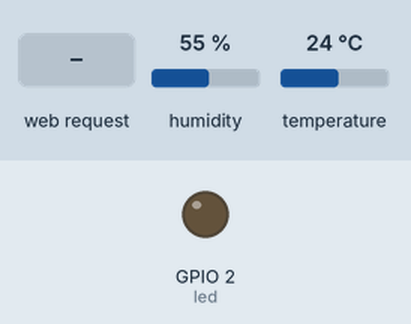
The sketch below on a simulated ESP8266 (NodeMCU). Parts: output pins drawn as LEDs (lit = HIGH). Inputs (shaded band) come from the test bench; at power-on: humidity 55 %, temperature 24 °C. WiFi joins after 1.5 s; servers stay silent unless stated; what the sketch prints to the serial monitor is not drawn.

Above: at 2.9 s.
3.0 s: HTTP request GET /on received
At 3.7 s:
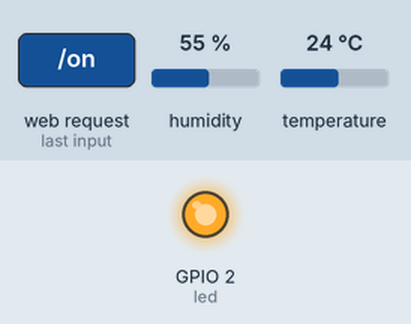
4.5 s: HTTP request GET /decrease received
At 5.2 s:
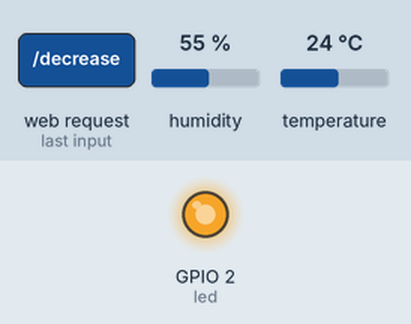
6.0 s: HTTP request GET /off received
At 7.2 s:
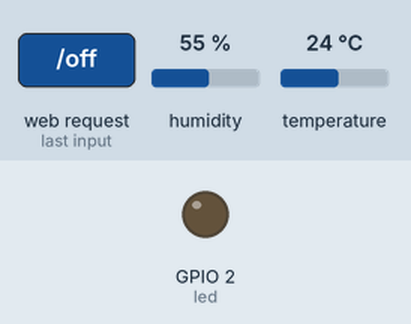
7.5 s: HTTP request GET /increase received
At 8.7 s:
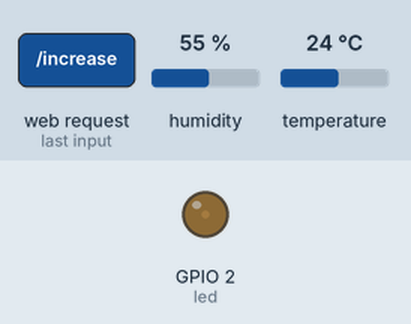
Timing chart, 0 to 10.0 s (numbered marks = the images above; inputs shaded):
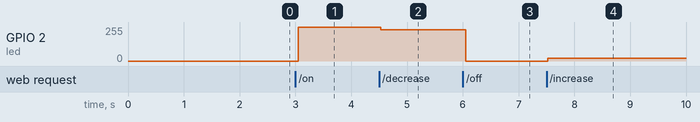

The sketch:

karmikone1.ino
```cpp
#include <ESP8266WiFi.h>
#include "DHT.h"

#define DHTPIN 0
#define DHTTYPE DHT11

DHT dht(DHTPIN,DHTTYPE,15);

const char* ssid = "GalaxyA313";
const char* password = "1234567891";


WiFiServer server(80);
int led = 2;
int brightness = 0;

void setup()
{
  Serial.begin(115200);
  delay(100);

  dht.begin();
  delay(100);

  pinMode(led,OUTPUT);
  digitalWrite(led,0);

  Serial.println();
  Serial.println();
  Serial.print("Connecting to ");
  Serial.println(ssid);

  WiFi.begin(ssid,password);

  while (WiFi.status() != WL_CONNECTED)
  {
    delay(250);
    Serial.print(".");
  }
  Serial.println("");
  Serial.println("WiFi Connected.");

  server.begin();
  Serial.println("Server Started");

  Serial.println(WiFi.localIP());
}

void loop()
{
  WiFiClient client = server.available();
  if (!client)
  {
    return;
  }

  Serial.println("new client");

  while (!client.available())
  {
    delay(1);
  }

  float h = dht.readHumidity();
  float t = dht.readTemperature();
  Serial.println("humadity");
  Serial.println(h);
  Serial.println("temperature");
  Serial.println(t);

  String req = client.readStringUntil('\r');
  Serial.println(req);
  client.flush();

  //-----------------------------------------
  if (req.indexOf("/on") != -1)
  {
    brightness = 255;
  }
  else if (req.indexOf("/off") != -1)
  {
    brightness = 0;
  }

  if (req.indexOf("/increase") != -1)
  {
    brightness += 20;
  }
  else if (req.indexOf("/decrease") != -1)
  {
    brightness -= 20;
  }

  if(brightness > 255)
  {
    brightness = 255;
  }
  else if(brightness < 0)
  {
    brightness = 0;
  }

  delay(25);
  analogWrite(led,brightness);
  //-----------------------------------------
  client.flush();
  //-----------------------------------------

  String s = "HTTP/1.1 200 OK\r\nContent-Type: text/html\r\n\r\n";
  s += "<head>";
  s += "<meta charset=\"utf-8\">";
  s += "<meta name=\"viewport\" content=\"width=device-width, initial-scale=1\">";
  s += "<script src=\"https://code.jquery.com/jquery-2.1.3.min.js\"></script>";
  s += "<link rel=\"stylesheet\" href=\"https://maxcdn.bootstrapcdn.com/bootstrap/3.3.4/css/bootstrap.min.css\">";
  s += "</head>";

  s += "<body>";
  s += "<div>";
  s += "<div style=\"text-align:center;width:100%;padding:20px;background-color:#3EECAC\">";
  s += "<div class=\"row\" style=\"text-align:center\">";
  s += "<h1 class=\"col-md-12\">Embeded Systems Project</h1>";
  s += "<div class=\"col-md-3\"></div>";
  s += "<h3 class=\"col-md-3\">Sadra Heidari Moghadam</h3>";
  s += "<h3 class=\"col-md-3\">Mobina Kashanian</h3>";
  s += "<div class=\"col-md-3\"></div>";
  s += "</div>";
  s += "</div>";
  s += "<div style=\"text-align:center\">";

  s += "<h3 style=\"margin-top:40px\">ON/OFF</h3>";
  s += "<div class=\"row\">";
  s += "<div class=\"col-md-3\"></div>";
  s += "<div class=\"col-md-3\">";
  s += "<input class=\"btn btn-block btn-lg btn-success\" style=\"margin:auto;margin-top:30px;font-size:28px;border-radius:100%;height:100px;width:100px;\"type=\"button\" value=\"ON\" onclick=\"on()\">";
  s += "</div>";
  s += "<div class=\"col-md-3\">";
  s += "<input class=\"btn btn-block btn-lg btn-danger\" style=\"margin:auto;margin-top:30px;font-size:28px;border-radius:100%;height:100px;width:100px;\" type=\"button\" value=\"OFF\" onclick=\"off()\">";
  s += "</div>";
  s += "<div class=\"col-md-3\"></div>";
  s += "</div>";
  s += "<div style=\"margin-top:40px; height:3px; width:100%; background-color:#3EECAC\"></div>";
  s += "<h3 style=\"margin-top:40px\">Brightness Control</h3>";
  s += "<div class=\"row\">";
  s += "<div class=\"col-md-3\"></div>";
  s += "<div class=\"col-md-3\">";
  s += "<input class=\"btn btn-block btn-lg btn-success\" style=\"margin:auto;margin-top:30px;font-size:28px;border-radius:100%;height:100px;width:100px;\"type=\"button\" value=\"+\" onclick=\"increase()\">";
  s += "</div>";
  s += "<div class=\"col-md-3\">";
  s += "<input class=\"btn btn-block btn-lg btn-danger\" style=\"margin:auto;margin-top:30px;font-size:28px;border-radius:100%;height:100px;width:100px;\" type=\"button\" value=\"-\" onclick=\"decrease()\">";
  s += "</div>";
  s += "<div class=\"col-md-3\"></div>";
  s += "</div>";
  s += "<div style=\"margin-top:40px; height:3px; width:100%; background-color:#3EECAC\"></div>";
  s += "<h3 style=\"margin-top:40px\"> Wireless Meteorology</h3>";
  s += "<div class=\"row voffset\" style=\"margin-top:40px\">";
  s += "<h4 class=\"col-md-3\">Temperature: </h4><h4 class=\"col-md-3\">" + String(t) + "</h4>";
  s += "<h4 class=\"col-md-3\">Humidity: </h4><h4 class=\"col-md-3\">" + String(h) + "</h4>";
  s += "</div>";
  s += "</div>";
  s += "</div>";
  s += "<script>function on() {$.get(\"/on\");}</script>";
  s += "<script>function off() {$.get(\"/off\");}</script>";
  s += "<script>function increase() {$.get(\"/increase\");}</script>";
  s += "<script>function decrease() {$.get(\"/decrease\");}</script>";
  s += "</body>";
  client.print(s);
  delay(1);

  Serial.println("disconnected");


}
```

Measured:
- after the input at 3.0 s, GPIO 2 (led): 0/255 → 255/255 after 0.05 s
- after the input at 4.5 s, GPIO 2 (led): 255/255 → 235/255 at once
- after the input at 6.0 s, GPIO 2 (led): 235/255 → 0/255 after 0.05 s
- after the input at 7.5 s, GPIO 2 (led): 0/255 → 20/255 at once
